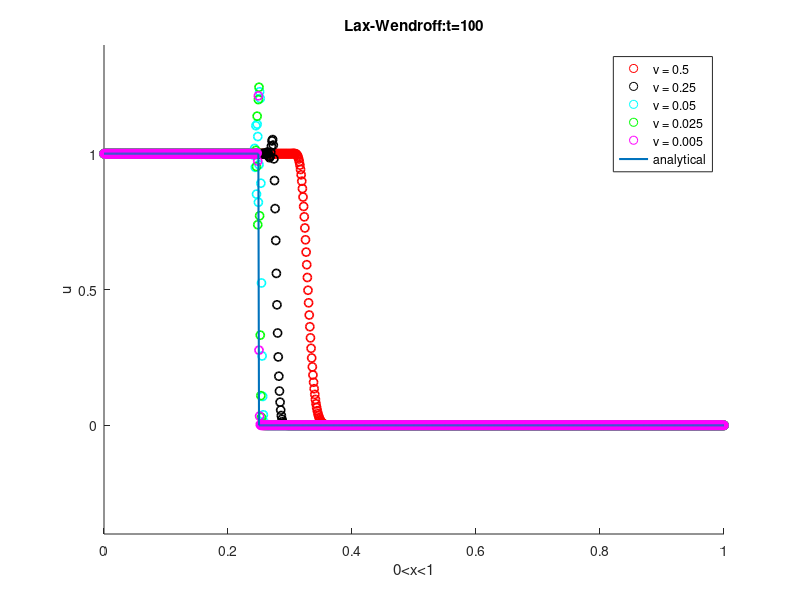
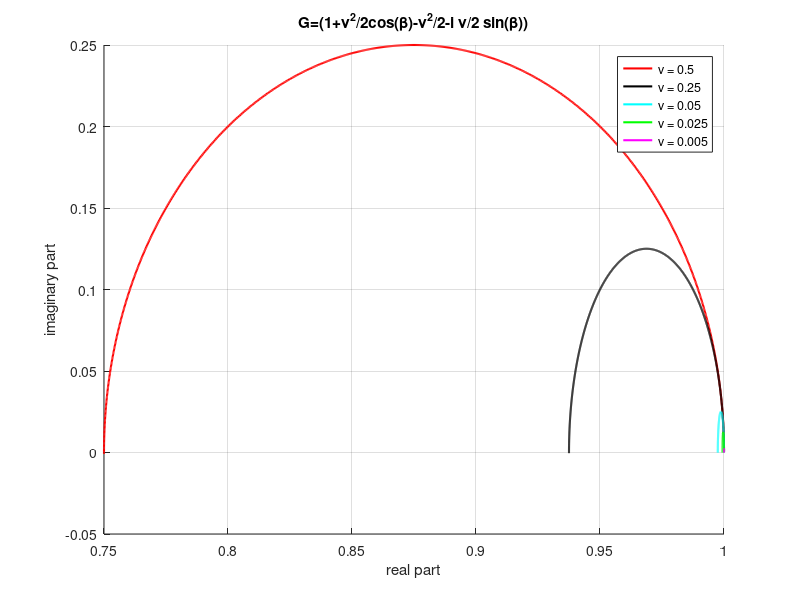
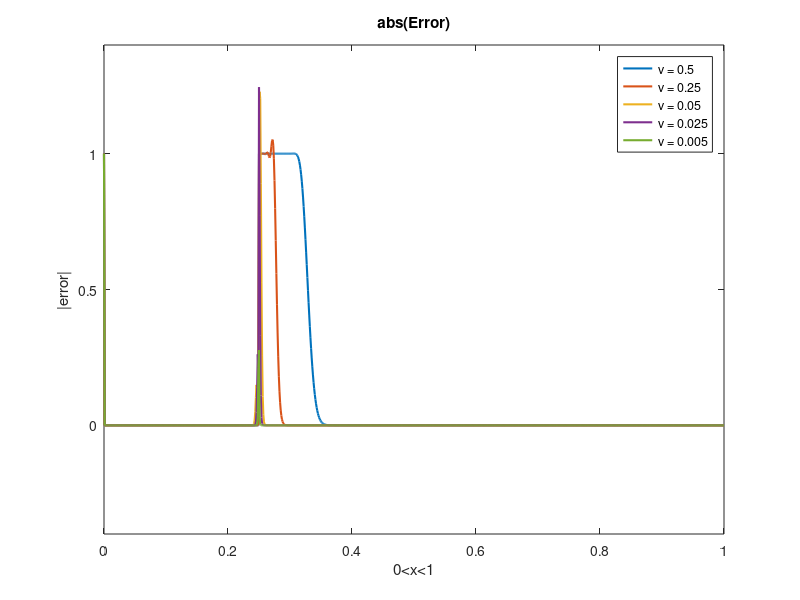

The MATLAB source for these figures, in order:
clc
clear all
close all

 L = 1;%[0,1]
 delta_x = 0.001*L ;%mesh makani(mitavand riztar ham shavad.)

 
 a = 0.5 ;%Defined, but can be changed
  
 x = 0.0 : delta_x : L ;
  X = length(x) ;

delta_t=[0.001,0.0005,0.0001,0.00005,0.00001];  %%riz kardan mesh(zamani)
col=['r','k','c','g','m'];
error = zeros(5,X) ;
Eu=zeros(5,X);
Eanalytical=zeros(5,X);

for i = 1 : length(delta_t)
    
  %dt and dx 
  x = 0.0 : delta_x : L ;
  X = length(x) ;
  dt = delta_t(i) ;
  total_time = 100 ;
  
  %pre defining matrix
  u = zeros(X,1) ;
  analytical = zeros(X,1) ;
%   error = zeros(5,X) ;
    
 
  %nu=alfa*dt/dx
  nu = [a*delta_t(1)/delta_x, a*delta_t(2)/delta_x, a*delta_t(3)/delta_x, a*delta_t(4)/delta_x, a*delta_t(5)/delta_x] ; 
  
  for ix = 1 : X
      if (x(ix)<0.25)
          u(ix) = 1.0 ;
      else 
          u(ix) = 0.0 ;
      end
      
     
  end
  
  
  for it = 1 : total_time
u(1) = 1 ;
      for ix = 2 : X-1
        u(ix) = u(ix)-(a*0.5*dt/delta_x)*((u(ix+1)-u(ix-1))) + 0.5*a^2.0*dt^2.0*((u(ix+1)-2.0*u(ix)+u(ix-1)))/(delta_x^2) ;
        Eu(i,ix)= u(ix);
      end  
     % u0 = u ;
    
      
        for ix = 1 : X
      if ( x(ix)<0.25)
          analytical(ix) = 1.0 ;
      else 
          analytical(ix) = 0.0 ;
      end
      Eanalytical(i,ix)= analytical(ix);
  end
      
  end
  
    hold on
    scatter (x,u,col(i),'linewidth',1.2)
    axis([0 1 0 1])
    
    
    xlabel 0<x<1
    ylabel u
    title 'Lax-Wendroff:t=100'
    
    for j=1:length(delta_t)
        for ix = 1:X
  error(j,ix) = abs(Eu(j,ix)-Eanalytical(j,ix));
        end
    end
end

plot(x,analytical,'linewidth',1.5)
xlim([0 1])
ylim([-0.4 1.4])
legend('\nu = 0.5','\nu = 0.25','\nu = 0.05','\nu = 0.025','\nu = 0.005', 'analytical')

%


noo1 = [0.5,0.25,0.05,0.025,0.005] ;



%


figure(3)
plot(x,error,'linewidth',1.5)
legend('\nu = 0.5','\nu = 0.25','\nu = 0.05','\nu = 0.025','\nu = 0.005', 'analytical')
title 'abs(Error)'
xlim([0 1])
ylim([-0.4 1.4])
  xlabel 0<x<1
  ylabel |error|
  
  
  noo1 = [0.5,0.25,0.05,0.025,0.005] ;
for p = 1 : length(noo1)
  for ix = 1 : X
            k(ix) = 2.0*pi*ix/(2.0*L) ;
            beta(ix) = k(ix)*delta_x ;
%             amplitude(ix) = noo1(p)^2*cos(beta(ix))/2+(1-noo1(p)^2) ;
%             amplitudey(ix)=-noo1(p)/2*sin(beta(ix))
            amplitude(ix) =0.5* noo1(p)^2*(cos(beta(ix)))+1-0.5* noo1(p)^2
            amplitudey(ix)=0.5* noo1(p)*sin(beta(ix)) ;
%             
      end
    
    figure(2)
    hold on
    grid on
    plot (amplitude,amplitudey,col(p),'linewidth',1.5)
    legend('\nu = 0.5','\nu = 0.25','\nu = 0.05','\nu = 0.025','\nu = 0.005')
   
    xlabel 'real part'
    ylabel 'imaginary part'
    title 'G=(1+\nu^2/2cos(\beta)-\nu^2/2-i \nu/2 sin(\beta))'
end
